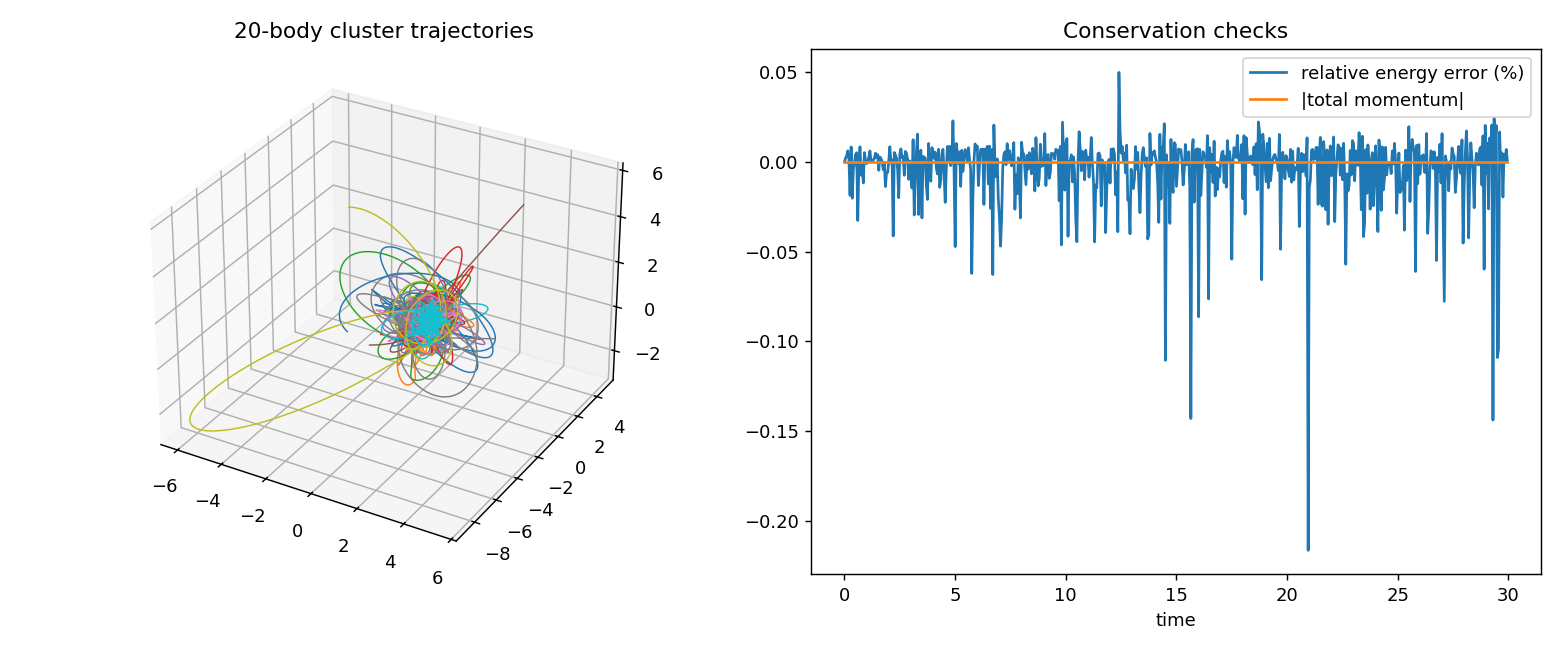

Source code (Python):
"""
examples/random_cluster.py

N randomly distributed particles interacting only via mutual gravity
(a toy star cluster). This is a genuinely chaotic N-body system with
no analytic solution, so the way to trust the engine here is to check
that energy and total momentum stay (nearly) constant - the standard
sanity check for any new N-body code.
"""
import os
import sys
from functools import partial

import matplotlib.pyplot as plt
import numpy as np
from mpl_toolkits.mplot3d import Axes3D  # noqa: F401  (enables 3D projection)

sys.path.insert(0, os.path.join(os.path.dirname(__file__), "..", ".."))
from physics_engine import ParticleSystem, Simulation, diagnostics, forces

np.random.seed(7)

N = 20
G = 1.0
EPSILON = 0.15  # softening so close encounters don't blow up numerically

positions = np.random.uniform(-1, 1, size=(N, 3))
velocities = np.random.uniform(-1, 1, size=(N, 3))
masses = np.random.uniform(0.5, 1.5, size=N)

# Work in the center-of-mass frame so total momentum starts at exactly zero.
com_v = np.sum(masses[:, None] * velocities, axis=0) / np.sum(masses)
velocities = velocities - com_v

# Rescale velocities so the cluster starts near virial equilibrium
# (2*KE ~ |PE|). Without this, random velocities are typically far too
# small relative to the depth of the potential well: the cluster
# free-falls into a violent core collapse, and no fixed-timestep
# integrator can resolve the resulting close encounters accurately -
# that's a timestep/initial-condition issue, not a bug in the force law.
from physics_engine.diagnostics import gravitational_potential_energy, kinetic_energy

pe0 = gravitational_potential_energy(positions, masses, G=G, epsilon=EPSILON)
ke0 = kinetic_energy(velocities, masses)
target_ke = 0.5 * abs(pe0)
velocities = velocities * np.sqrt(target_ke / ke0)

system = ParticleSystem(positions, velocities, masses)
accel_fn = partial(forces.newtonian_gravity, G=G, epsilon=EPSILON)
sim = Simulation(system, accel_fn, integrator="velocity_verlet", dt=0.005)

n_steps = 6000
sim.run(n_steps, record_every=10)
t, pos, vel = sim.history_arrays()

energy = np.array(
    [diagnostics.total_energy(pos[k], vel[k], masses, G=G, epsilon=EPSILON) for k in range(len(t))]
)
momentum = np.array([diagnostics.total_momentum(vel[k], masses) for k in range(len(t))])

fig = plt.figure(figsize=(12, 5))

ax1 = fig.add_subplot(1, 2, 1, projection="3d")
for i in range(N):
    ax1.plot(pos[:, i, 0], pos[:, i, 1], pos[:, i, 2], lw=0.8)
ax1.set_title(f"{N}-body cluster trajectories")

ax2 = fig.add_subplot(1, 2, 2)
ax2.plot(t, (energy - energy[0]) / abs(energy[0]) * 100, label="relative energy error (%)")
ax2.plot(t, np.linalg.norm(momentum, axis=1), label="|total momentum|")
ax2.set_xlabel("time")
ax2.legend()
ax2.set_title("Conservation checks")

plt.tight_layout()
out_path = os.path.join(os.path.dirname(__file__), "random_cluster.png")
plt.savefig(out_path, dpi=130)
print(f"Saved {out_path}")
print(f"Final relative energy error: {(energy[-1]-energy[0])/abs(energy[0])*100:.4f}%")
print(f"Final |total momentum|:      {np.linalg.norm(momentum[-1]):.2e} (started at ~0)")
